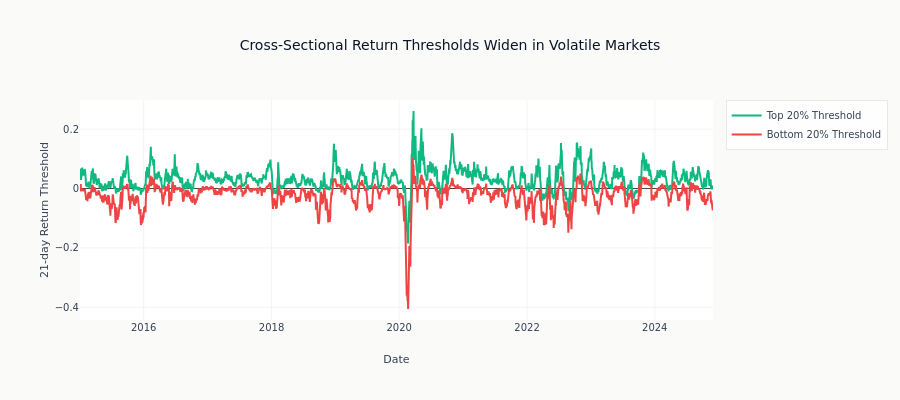

The notebook cell saved with this chart:
### Code cell
# Show cross-sectional threshold values over time
cs_thresholds = (
    etf_with_fwd.group_by("timestamp")
    .agg(
        [
            pl.col("fwd_return").quantile(quintile_threshold / 100).alias("bottom_threshold"),
            pl.col("fwd_return").quantile(1 - quintile_threshold / 100).alias("top_threshold"),
        ]
    )
    .sort("timestamp")
)

fig = go.Figure()
fig.add_trace(
    go.Scatter(
        x=cs_thresholds["timestamp"].to_list(),
        y=cs_thresholds["top_threshold"].to_numpy(),
        mode="lines",
        name="Top 20% Threshold",
        line=dict(color=COLORS["positive"]),
    )
)
fig.add_trace(
    go.Scatter(
        x=cs_thresholds["timestamp"].to_list(),
        y=cs_thresholds["bottom_threshold"].to_numpy(),
        mode="lines",
        name="Bottom 20% Threshold",
        line=dict(color=COLORS["negative"]),
    )
)
fig.update_layout(
    height=400,
    title="Cross-Sectional Return Thresholds Widen in Volatile Markets",
    xaxis_title="Date",
    yaxis_title=f"{horizon}-day Return Threshold",
)
fig.show()

### Figure 1 — Plotly figure (JSON) as saved in the notebook; plotly's stock layout.template omitted (floating-point values rounded to 4 significant figures; data arrays with more than 128 entries replaced by an {"elided": "..."} marker saying what was removed)
{"data": [{"line": {"color": "#10b981"}, "mode": "lines", "name": "Top 20% Threshold", "type": "scatter", "x": {"elided": "2495 str values"}, "y": {"elided": "2495 float values"}}, {"line": {"color": "#ef4444"}, "mode": "lines", "name": "Bottom 20% Threshold", "type": "scatter", "x": {"elided": "2495 str values"}, "y": {"elided": "2495 float values"}}], "layout": {"height": 400, "title": {"text": "Cross-Sectional Return Thresholds Widen in Volatile Markets"}, "xaxis": {"title": {"text": "Date"}}, "yaxis": {"title": {"text": "21-day Return Threshold"}}}}
